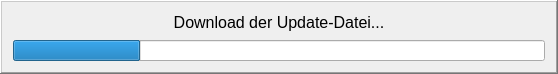
<?xml version="1.0" encoding="UTF-8"?>
<ui version="4.0">
 <class>FvUpdateDownloadProgress</class>
 <widget class="QWidget" name="FvUpdateDownloadProgress">
  <property name="windowModality">
   <enum>Qt::ApplicationModal</enum>
  </property>
  <property name="geometry">
   <rect>
    <x>0</x>
    <y>0</y>
    <width>558</width>
    <height>70</height>
   </rect>
  </property>
  <property name="sizePolicy">
   <sizepolicy hsizetype="Fixed" vsizetype="Fixed">
    <horstretch>0</horstretch>
    <verstretch>0</verstretch>
   </sizepolicy>
  </property>
  <property name="windowTitle">
   <string>FvUpdateDownloadProgress</string>
  </property>
  <layout class="QGridLayout" name="gridLayout">
   <property name="leftMargin">
    <number>0</number>
   </property>
   <property name="topMargin">
    <number>0</number>
   </property>
   <property name="rightMargin">
    <number>0</number>
   </property>
   <property name="bottomMargin">
    <number>0</number>
   </property>
   <property name="spacing">
    <number>0</number>
   </property>
   <item row="0" column="0">
    <widget class="QFrame" name="frame">
     <property name="frameShape">
      <enum>QFrame::WinPanel</enum>
     </property>
     <property name="frameShadow">
      <enum>QFrame::Raised</enum>
     </property>
     <layout class="QVBoxLayout" name="verticalLayout">
      <property name="spacing">
       <number>8</number>
      </property>
      <item>
       <widget class="QLabel" name="label">
        <property name="font">
         <font>
          <pointsize>12</pointsize>
         </font>
        </property>
        <property name="layoutDirection">
         <enum>Qt::LeftToRight</enum>
        </property>
        <property name="frameShape">
         <enum>QFrame::NoFrame</enum>
        </property>
        <property name="frameShadow">
         <enum>QFrame::Plain</enum>
        </property>
        <property name="text">
         <string>Download der Update-Datei...</string>
        </property>
        <property name="alignment">
         <set>Qt::AlignCenter</set>
        </property>
       </widget>
      </item>
      <item>
       <widget class="QProgressBar" name="progress">
        <property name="font">
         <font>
          <pointsize>8</pointsize>
         </font>
        </property>
        <property name="value">
         <number>24</number>
        </property>
        <property name="textVisible">
         <bool>false</bool>
        </property>
        <property name="invertedAppearance">
         <bool>false</bool>
        </property>
       </widget>
      </item>
     </layout>
    </widget>
   </item>
  </layout>
 </widget>
 <layoutdefault spacing="6" margin="11"/>
 <resources/>
 <connections/>
</ui>
